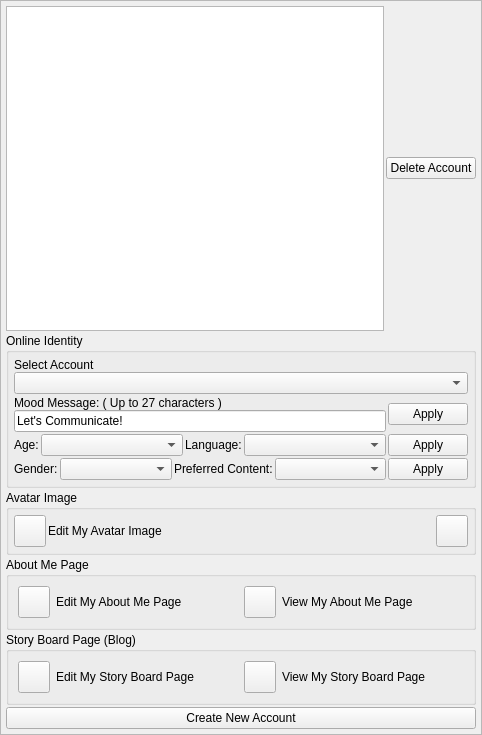
<?xml version="1.0" encoding="UTF-8"?>
<ui version="4.0">
 <class>AppletUserIdentityUi</class>
 <widget class="QWidget" name="AppletUserIdentityUi">
  <property name="geometry">
   <rect>
    <x>0</x>
    <y>0</y>
    <width>482</width>
    <height>735</height>
   </rect>
  </property>
  <property name="sizePolicy">
   <sizepolicy hsizetype="Expanding" vsizetype="Expanding">
    <horstretch>0</horstretch>
    <verstretch>0</verstretch>
   </sizepolicy>
  </property>
  <property name="windowTitle">
   <string>User Identity</string>
  </property>
  <layout class="QGridLayout" name="gridLayout">
   <property name="leftMargin">
    <number>0</number>
   </property>
   <property name="topMargin">
    <number>0</number>
   </property>
   <property name="rightMargin">
    <number>0</number>
   </property>
   <property name="bottomMargin">
    <number>0</number>
   </property>
   <property name="horizontalSpacing">
    <number>0</number>
   </property>
   <item row="0" column="0">
    <widget class="QScrollArea" name="scrollArea">
     <property name="widgetResizable">
      <bool>true</bool>
     </property>
     <widget class="QWidget" name="scrollAreaWidgetContents">
      <property name="geometry">
       <rect>
        <x>0</x>
        <y>0</y>
        <width>480</width>
        <height>733</height>
       </rect>
      </property>
      <layout class="QVBoxLayout" name="verticalLayout_4">
       <property name="spacing">
        <number>2</number>
       </property>
       <property name="leftMargin">
        <number>5</number>
       </property>
       <property name="topMargin">
        <number>5</number>
       </property>
       <property name="rightMargin">
        <number>5</number>
       </property>
       <property name="bottomMargin">
        <number>5</number>
       </property>
       <item>
        <layout class="QHBoxLayout" name="horizontalLayout_8">
         <item>
          <widget class="QListWidget" name="m_AccountListWidget"/>
         </item>
         <item>
          <widget class="QPushButton" name="m_DeleteAccountButton">
           <property name="text">
            <string>Delete Account</string>
           </property>
          </widget>
         </item>
        </layout>
       </item>
       <item>
        <widget class="QGroupBox" name="m_OnlineIdentityGroupBox">
         <property name="title">
          <string>Online Identity</string>
         </property>
         <layout class="QVBoxLayout" name="verticalLayout_3">
          <property name="spacing">
           <number>2</number>
          </property>
          <property name="leftMargin">
           <number>5</number>
          </property>
          <property name="topMargin">
           <number>5</number>
          </property>
          <property name="rightMargin">
           <number>5</number>
          </property>
          <property name="bottomMargin">
           <number>5</number>
          </property>
          <item>
           <layout class="QHBoxLayout" name="horizontalLayout_2">
            <item>
             <layout class="QVBoxLayout" name="verticalLayout_2">
              <property name="spacing">
               <number>0</number>
              </property>
              <item>
               <widget class="QLabel" name="m_UserNameLabel">
                <property name="text">
                 <string>Select Account</string>
                </property>
               </widget>
              </item>
              <item>
               <widget class="QComboBox" name="m_AccountComboBox"/>
              </item>
             </layout>
            </item>
           </layout>
          </item>
          <item>
           <layout class="QHBoxLayout" name="horizontalLayout">
            <item>
             <layout class="QVBoxLayout" name="verticalLayout">
              <property name="spacing">
               <number>0</number>
              </property>
              <item>
               <widget class="QLabel" name="m_MoodMessageLabel">
                <property name="text">
                 <string>Mood Message: ( Up to 27 characters )</string>
                </property>
               </widget>
              </item>
              <item>
               <widget class="QLineEdit" name="m_MoodMessageEdit">
                <property name="sizePolicy">
                 <sizepolicy hsizetype="Expanding" vsizetype="Preferred">
                  <horstretch>0</horstretch>
                  <verstretch>0</verstretch>
                 </sizepolicy>
                </property>
                <property name="text">
                 <string>Let's Communicate!</string>
                </property>
               </widget>
              </item>
             </layout>
            </item>
            <item>
             <widget class="QPushButton" name="m_ApplyMoodButton">
              <property name="text">
               <string>Apply</string>
              </property>
             </widget>
            </item>
           </layout>
          </item>
          <item>
           <layout class="QHBoxLayout" name="horizontalLayout_5">
            <item>
             <widget class="QLabel" name="label_6">
              <property name="text">
               <string>Age:</string>
              </property>
             </widget>
            </item>
            <item>
             <widget class="QComboBox" name="m_AgeComboBox">
              <property name="sizePolicy">
               <sizepolicy hsizetype="Expanding" vsizetype="Fixed">
                <horstretch>0</horstretch>
                <verstretch>0</verstretch>
               </sizepolicy>
              </property>
             </widget>
            </item>
            <item>
             <widget class="QLabel" name="m_LanguageLabel">
              <property name="text">
               <string>Language:</string>
              </property>
             </widget>
            </item>
            <item>
             <widget class="QComboBox" name="m_LanguageComboBox">
              <property name="sizePolicy">
               <sizepolicy hsizetype="Expanding" vsizetype="Preferred">
                <horstretch>0</horstretch>
                <verstretch>0</verstretch>
               </sizepolicy>
              </property>
             </widget>
            </item>
            <item>
             <widget class="QPushButton" name="m_ApplyAgeButton">
              <property name="text">
               <string>Apply</string>
              </property>
             </widget>
            </item>
           </layout>
          </item>
          <item>
           <layout class="QHBoxLayout" name="horizontalLayout_4">
            <item>
             <widget class="QLabel" name="label_3">
              <property name="text">
               <string>Gender:</string>
              </property>
             </widget>
            </item>
            <item>
             <widget class="QComboBox" name="m_GenderComboBox">
              <property name="sizePolicy">
               <sizepolicy hsizetype="Expanding" vsizetype="Preferred">
                <horstretch>0</horstretch>
                <verstretch>0</verstretch>
               </sizepolicy>
              </property>
             </widget>
            </item>
            <item>
             <widget class="QLabel" name="label">
              <property name="text">
               <string>Preferred Content:</string>
              </property>
             </widget>
            </item>
            <item>
             <widget class="QComboBox" name="m_ContentComboBox">
              <property name="sizePolicy">
               <sizepolicy hsizetype="Expanding" vsizetype="Preferred">
                <horstretch>0</horstretch>
                <verstretch>0</verstretch>
               </sizepolicy>
              </property>
             </widget>
            </item>
            <item>
             <widget class="QPushButton" name="m_ApplyGenderButton">
              <property name="text">
               <string>Apply</string>
              </property>
             </widget>
            </item>
           </layout>
          </item>
         </layout>
        </widget>
       </item>
       <item>
        <widget class="QGroupBox" name="m_AvatarImageGroupBox">
         <property name="sizePolicy">
          <sizepolicy hsizetype="Expanding" vsizetype="Preferred">
           <horstretch>0</horstretch>
           <verstretch>0</verstretch>
          </sizepolicy>
         </property>
         <property name="title">
          <string>Avatar Image</string>
         </property>
         <layout class="QHBoxLayout" name="horizontalLayout_6">
          <property name="spacing">
           <number>2</number>
          </property>
          <property name="leftMargin">
           <number>5</number>
          </property>
          <property name="topMargin">
           <number>5</number>
          </property>
          <property name="rightMargin">
           <number>5</number>
          </property>
          <property name="bottomMargin">
           <number>5</number>
          </property>
          <item>
           <widget class="VxPushButton" name="m_EditAvatarImageButton">
            <property name="minimumSize">
             <size>
              <width>32</width>
              <height>32</height>
             </size>
            </property>
            <property name="maximumSize">
             <size>
              <width>32</width>
              <height>32</height>
             </size>
            </property>
            <property name="text">
             <string notr="true"/>
            </property>
            <property name="iconSize">
             <size>
              <width>48</width>
              <height>48</height>
             </size>
            </property>
           </widget>
          </item>
          <item>
           <widget class="QLabel" name="m_EditAvatarImageLabel">
            <property name="text">
             <string>Edit My Avatar Image</string>
            </property>
           </widget>
          </item>
          <item>
           <widget class="VxPushButton" name="m_AvatarImageButton">
            <property name="sizePolicy">
             <sizepolicy hsizetype="Fixed" vsizetype="Fixed">
              <horstretch>0</horstretch>
              <verstretch>0</verstretch>
             </sizepolicy>
            </property>
            <property name="minimumSize">
             <size>
              <width>32</width>
              <height>32</height>
             </size>
            </property>
            <property name="maximumSize">
             <size>
              <width>32</width>
              <height>32</height>
             </size>
            </property>
            <property name="text">
             <string notr="true"/>
            </property>
           </widget>
          </item>
         </layout>
        </widget>
       </item>
       <item>
        <widget class="QGroupBox" name="m_AboutMeGroupBox">
         <property name="sizePolicy">
          <sizepolicy hsizetype="Expanding" vsizetype="Preferred">
           <horstretch>0</horstretch>
           <verstretch>0</verstretch>
          </sizepolicy>
         </property>
         <property name="title">
          <string>About Me Page</string>
         </property>
         <layout class="QHBoxLayout" name="horizontalLayout_7">
          <item>
           <widget class="VxPushButton" name="m_EditAboutMeButton">
            <property name="minimumSize">
             <size>
              <width>32</width>
              <height>32</height>
             </size>
            </property>
            <property name="maximumSize">
             <size>
              <width>32</width>
              <height>32</height>
             </size>
            </property>
            <property name="text">
             <string/>
            </property>
            <property name="iconSize">
             <size>
              <width>48</width>
              <height>48</height>
             </size>
            </property>
           </widget>
          </item>
          <item>
           <widget class="QLabel" name="m_EditAboutMeLabel">
            <property name="text">
             <string>Edit My About Me Page</string>
            </property>
           </widget>
          </item>
          <item>
           <widget class="VxPushButton" name="m_ViewAboutMeButton">
            <property name="minimumSize">
             <size>
              <width>32</width>
              <height>32</height>
             </size>
            </property>
            <property name="maximumSize">
             <size>
              <width>32</width>
              <height>32</height>
             </size>
            </property>
            <property name="text">
             <string/>
            </property>
            <property name="iconSize">
             <size>
              <width>48</width>
              <height>48</height>
             </size>
            </property>
           </widget>
          </item>
          <item>
           <widget class="QLabel" name="m_ViewAboutMeLabel">
            <property name="text">
             <string>View My About Me Page</string>
            </property>
           </widget>
          </item>
         </layout>
        </widget>
       </item>
       <item>
        <widget class="QGroupBox" name="m_StoryBoardGroupBox">
         <property name="sizePolicy">
          <sizepolicy hsizetype="Expanding" vsizetype="Preferred">
           <horstretch>0</horstretch>
           <verstretch>0</verstretch>
          </sizepolicy>
         </property>
         <property name="title">
          <string>Story Board Page (Blog)</string>
         </property>
         <layout class="QHBoxLayout" name="horizontalLayout_3">
          <item>
           <widget class="VxPushButton" name="m_EditStoryboardButton">
            <property name="minimumSize">
             <size>
              <width>32</width>
              <height>32</height>
             </size>
            </property>
            <property name="maximumSize">
             <size>
              <width>32</width>
              <height>32</height>
             </size>
            </property>
            <property name="text">
             <string/>
            </property>
            <property name="iconSize">
             <size>
              <width>48</width>
              <height>48</height>
             </size>
            </property>
           </widget>
          </item>
          <item>
           <widget class="QLabel" name="m_EditStoryboardLabel">
            <property name="text">
             <string>Edit My Story Board Page</string>
            </property>
           </widget>
          </item>
          <item>
           <widget class="VxPushButton" name="m_ViewStoryboardButton">
            <property name="minimumSize">
             <size>
              <width>32</width>
              <height>32</height>
             </size>
            </property>
            <property name="maximumSize">
             <size>
              <width>32</width>
              <height>32</height>
             </size>
            </property>
            <property name="text">
             <string/>
            </property>
            <property name="iconSize">
             <size>
              <width>48</width>
              <height>48</height>
             </size>
            </property>
           </widget>
          </item>
          <item>
           <widget class="QLabel" name="m_ViewStoryboardLabel">
            <property name="text">
             <string>View My Story Board Page</string>
            </property>
           </widget>
          </item>
         </layout>
        </widget>
       </item>
       <item>
        <widget class="QPushButton" name="m_CreateNewAccountButton">
         <property name="text">
          <string>Create New Account</string>
         </property>
        </widget>
       </item>
      </layout>
     </widget>
    </widget>
   </item>
  </layout>
 </widget>
 <customwidgets>
  <customwidget>
   <class>VxPushButton</class>
   <extends>QPushButton</extends>
   <header location="global">VxPushButton.h</header>
  </customwidget>
 </customwidgets>
 <resources/>
 <connections/>
</ui>
